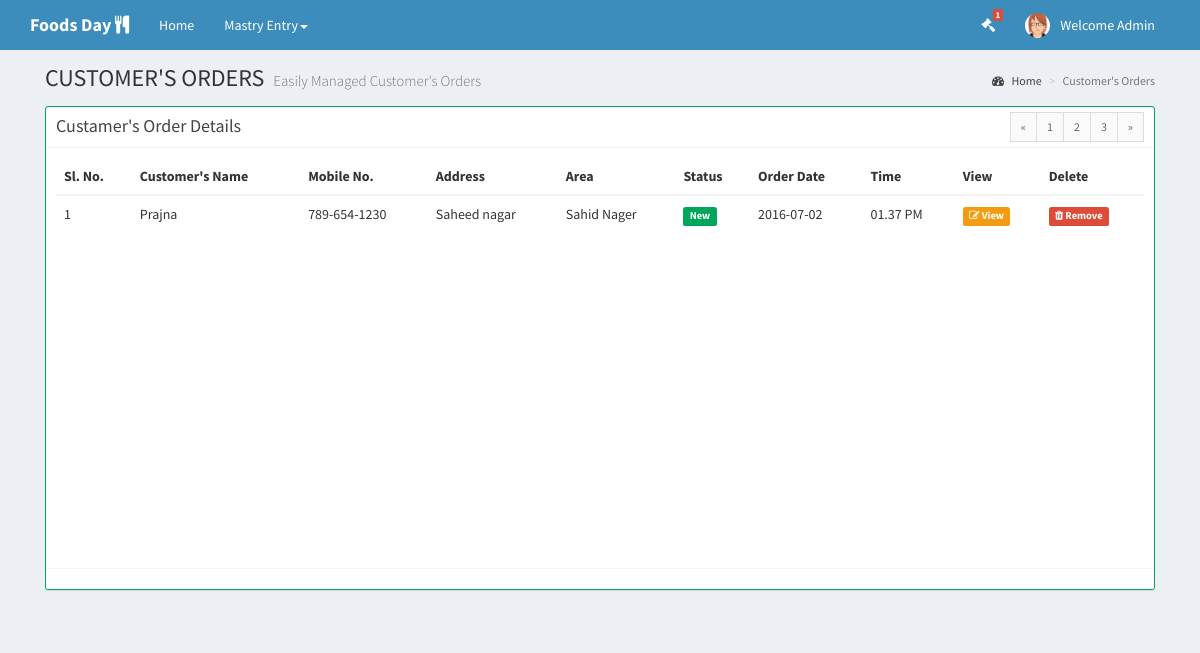
/project/royalfood/admin/customerorder.php (signed in), run on the app's committed database.
### tables this page shows
CREATE TABLE IF NOT EXISTS `tbl_companydetails` (
  `company_id` int(11) NOT NULL,
  `company_name` varchar(50) NOT NULL,
  `company_address` varchar(500) NOT NULL,
  `company_email` varchar(50) NOT NULL,
  `company_mobile` varchar(50) NOT NULL,
  `company_landline` varchar(50) NOT NULL,
  `company_website` varchar(50) NOT NULL,
  `company_type` varchar(50) NOT NULL,
  `company_service` varchar(50) NOT NULL,
  `company_logo` varchar(150) NOT NULL
);

CREATE TABLE IF NOT EXISTS `tbl_adminlogindetails` (
  `userid` int(11) NOT NULL,
  `username` varchar(50) NOT NULL,
  `password` varchar(50) NOT NULL,
  `userimage` varchar(150) NOT NULL
);

CREATE TABLE IF NOT EXISTS `tbl_customerdetails` (
  `customerid` int(11) NOT NULL,
  `name` varchar(150) NOT NULL,
  `emailid` varchar(150) NOT NULL,
  `address` varchar(500) NOT NULL,
  `mobileno` varchar(150) NOT NULL,
  `area` varchar(150) NOT NULL,
  `landmark` varchar(150) NOT NULL,
  `customerstatus` varchar(150) NOT NULL,
  `orderdate` date NOT NULL,
  `ordertime` varchar(150) NOT NULL,
  `delhiverydate` date NOT NULL,
  `delhiverytime` varchar(150) NOT NULL,
  `city` varchar(50) NOT NULL
);

### project/royalfood/admin/customerorder.php (the view, shortened to what this page needs)
<?php
require_once __DIR__ . DIRECTORY_SEPARATOR . 'dbconfig.php';
?>
<!DOCTYPE html>
<html>
  <head>
    <link href="../bootstrap/css/bootstrap.min.css" rel="stylesheet" type="text/css" />
    <link href="../font-awesome-4.4.0/css/font-awesome.min.css" rel="stylesheet" type="text/css" />
    <link href="../css/ionicons.min.css" rel="stylesheet" type="text/css" />
    <link href="../dist/css/AdminLTE.min.css" rel="stylesheet" type="text/css" />
    <link href="../dist/css/skins/_all-skins.min.css" rel="stylesheet" type="text/css" />
  </head>
  <body class="skin-blue layout-top-nav">
    <div class="wrapper">
      <?php
        include 'header.php';
      ?>
      <div class="content-wrapper">
        <div class="container">
          <section class="content-header">
          <h1>
            CUSTOMER'S ORDERS
            <small>Easily Managed Customer's Orders </small>
          </h1>
          <ol class="breadcrumb">
            <li><a href="admin_dashboard.php"><i class="fa fa-dashboard"></i> Home</a></li>
            <li class="active">Customer's Orders</li>
          </ol>
        </section>
         <section class="content">
            <div class="box box-success box-solid" >
                    <form name="frmdelete" id="frmdelete" method="post" action="#">
                <div class="box-header with-border">
                  <h3 class="box-title">Custamer's Order Details</h3>
                  <div class="box-tools pull-right">
                    <ul class="pagination pagination-sm inline">
                      <li><a href="#">&laquo;</a></li>
                      <li><a href="#">1</a></li>
                      <li><a href="#">2</a></li>
                      <li><a href="#">3</a></li>
                      <li><a href="#">&raquo;</a></li>
                    </ul>
                  </div>
                </div>
                        <div class="box-body" >
                  <div class="table-responsive" style="height:400px">
                    <table class="table no-margin"  >
                      <thead>
                        <tr>
                          <th>Sl. No.</th>
                          <th>Customer's Name</th>
                          <th>Mobile No.</th>
                          <th>Address</th>
                          <th>Area</th>
                          <th>Status</th>
                          <th>Order Date</th>
                          <th>Time</th>
                          <th>View</th>
                          <th>Delete</th>
                        </tr>
                      </thead>
                      <tbody>
                          <?php $i=0; ?>
                            <?php
                              $query="select * from tbl_customerdetails where customerstatus='New' order by customerid desc";
                              foreach ($conn->query($query) as $row){
                            ?>
                        <tr>
                       <td><?php echo ++$i; ?></td>
                       <td><?php echo $row['name']; ?> </td>
                       <td><?php echo $row['mobileno']; ?></td>
                       <td><?php echo $row['address']; ?></td>
                       <td><?php echo $row['area']; ?></td>
                       <td><a class="label label-success" onclick="return confirm('Are you sure?')" href="changestatus.php?customerid=<?php echo $row['customerid']; ?>"></i><?php echo $row['customerstatus']; ?></a></td>
                       <td><?php echo $row['orderdate']; ?></td>
                       <td><?php echo $row['ordertime']; ?></td>
                        <td><a href="customerorderdetails.php?customerid=<?php echo $row['customerid']; ?>"  class="label label-warning"><i class="fa fa-pencil-square-o"></i>&nbsp;View</a></td>
                        <td> <a class="label label-danger"><i class="fa fa-trash"></i>&nbsp;Remove</a></td>
                        </tr>
                         <?php } ?>
                      </tbody>
                    </table>
                  </div>
                </div>
                <div class="box-footer clearfix">
                </div>
                    </form>
              </div>
              </section>
           </div>
         </div>
      </div>
  </body>
</html>

### project/royalfood/admin/header.php (shortened to what this page needs)
<header class="main-header">
        <nav class="navbar navbar-static-top">
          <div class="container">
            <div class="navbar-header">
                <?php
                          $query='select * from  tbl_companydetails';
                          foreach ($conn->query($query) as $row){
                          ?>
                <a href="admin_dashboard.php" class="navbar-brand"><b><?php echo $row['company_name']; ?></b>&nbsp;<i class="fa  fa-cutlery"></i></a>
                <?php } ?>
            </div>
            <div class="collapse navbar-collapse pull-left" id="navbar-collapse">
              <ul class="nav navbar-nav">
                <li class="active"><a href="admin_dashboard.php">Home <span class="sr-only">(current)</span></a></li>
                <li class="dropdown">
                  <a href="#" class="dropdown-toggle" data-toggle="dropdown">Mastry Entry<span class="caret"></span></a>
                </li>
              </ul>
            </div>
              <div class="navbar-custom-menu">
                <ul class="nav navbar-nav">
                  <li class="dropdown tasks-menu">
                    <a href="customerorder.php">
                      <i class="fa fa-gavel"></i>
                      <span class="label label-danger">
                          <?php
                          $count=0;
                            $cntquery="select count(*) as count from tbl_customerdetails where customerstatus='New'";
                            foreach ($conn->query($cntquery) as $cntrow){
                                $count=$cntrow['count'];
                            }
                          ?>
                          <?php echo $count;?>
                      </span></a>
                  </li>
                  <li class="dropdown user user-menu">
                      <?php
                    $query="select userimage from tbl_adminlogindetails where userid='".$_SESSION['userid']."'";
                    foreach ($conn->query($query) as $row){
                    ?>
                    <a href="#" class="dropdown-toggle" data-toggle="dropdown">
                      <img src="../userimage/<?php echo $row['userimage'] ?>" class="user-image" alt="User Image" />
                      <span class="hidden-xs">Welcome Admin</span>
                    </a>
                    <?php } ?>
                  </li>
                </ul>
              </div>
          </div>
        </nav>
      </header>

### data on the page
tbl_companydetails: company_name "Foods Day"
tbl_adminlogindetails: userimage (picture)
tbl_customerdetails: name "Prajna", mobileno "789-654-1230", address "Saheed nagar", area "Sahid Nager", customerstatus "New", orderdate "2016-07-02", ordertime "01.37 PM"

### other printed values
$count "1"
